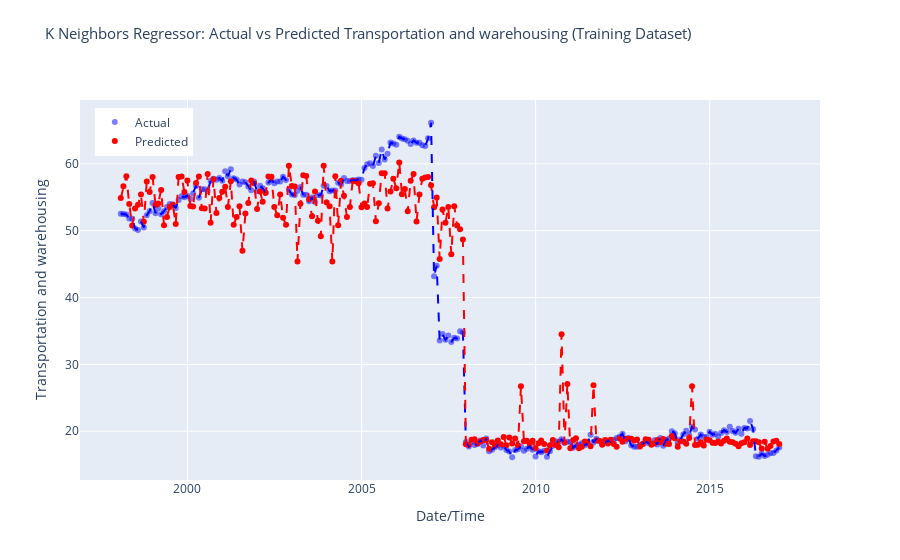

The code cell stored with this chart in its notebook:
### Code cell
# Make predictions on the test dataset
predictions = pycr.predict_model(model, data = train_data)

r2 = r2_score(predictions['Transportation and warehousing'], predictions['prediction_label'])
print('R-squared (R2) Score:', r2)

# Sort predictions DataFrame by index
predictions.sort_index(inplace=True)

# Create Plotly figure
fig = make_subplots(rows=1, cols=1, shared_xaxes=True, shared_yaxes=True)

# Add scatter plot for actual values
fig.add_trace(go.Scatter(x=predictions.index, y=predictions['Transportation and warehousing'],
                         mode='markers', marker=dict(color='blue', opacity=0.5),
                         name='Actual'), row=1, col=1)

# Add scatter plot for predicted values
fig.add_trace(go.Scatter(x=predictions.index, y=predictions['prediction_label'],
                         mode='markers', marker=dict(color='red'),
                         name='Predicted'), row=1, col=1)

# Add lines for sorted actual values
fig.add_trace(go.Scatter(x=predictions.index, y=predictions['Transportation and warehousing'].sort_index(),
                         mode='lines', line=dict(color='blue', dash='dash'),
                         showlegend=False), row=1, col=1)

# Add lines for sorted predicted values
fig.add_trace(go.Scatter(x=predictions.index, y=predictions['prediction_label'].sort_index(),
                         mode='lines', line=dict(color='red', dash='dash'),
                         showlegend=False), row=1, col=1)

fig.update_layout(title_text='K Neighbors Regressor: Actual vs Predicted Transportation and warehousing (Training Dataset)',
                  title_font_size=15, title_y=.95,
                  xaxis_title='Date/Time', yaxis_title='Transportation and warehousing',
                  legend=dict(x=0.02, y=0.98),
                  grid=dict(rows=1, columns=1, ygap=0.2))

# Show interactive plot
fig.show()

### Figure 1 — Plotly figure (JSON) as saved in the notebook; plotly's stock layout.template omitted (floating-point values rounded to 4 significant figures; data arrays with more than 128 entries replaced by an {"elided": "..."} marker saying what was removed)
{"data": [{"marker": {"color": "blue", "opacity": 0.5}, "mode": "markers", "name": "Actual", "type": "scatter", "x": {"elided": "228 str values"}, "xaxis": "x", "y": {"elided": "228 float values"}, "yaxis": "y"}, {"marker": {"color": "red"}, "mode": "markers", "name": "Predicted", "type": "scatter", "x": {"elided": "228 str values"}, "xaxis": "x", "y": {"elided": "228 float values"}, "yaxis": "y"}, {"line": {"color": "blue", "dash": "dash"}, "mode": "lines", "showlegend": false, "type": "scatter", "x": {"elided": "228 str values"}, "xaxis": "x", "y": {"elided": "228 float values"}, "yaxis": "y"}, {"line": {"color": "red", "dash": "dash"}, "mode": "lines", "showlegend": false, "type": "scatter", "x": {"elided": "228 str values"}, "xaxis": "x", "y": {"elided": "228 float values"}, "yaxis": "y"}], "layout": {"grid": {"columns": 1, "rows": 1, "ygap": 0.2}, "legend": {"x": 0.02, "y": 0.98}, "title": {"font": {"size": 15}, "text": "K Neighbors Regressor: Actual vs Predicted Transportation and warehousing (Training Dataset)", "y": 0.95}, "xaxis": {"anchor": "y", "domain": [0, 1], "title": {"text": "Date/Time"}}, "yaxis": {"anchor": "x", "domain": [0, 1], "title": {"text": "Transportation and warehousing"}}}}
